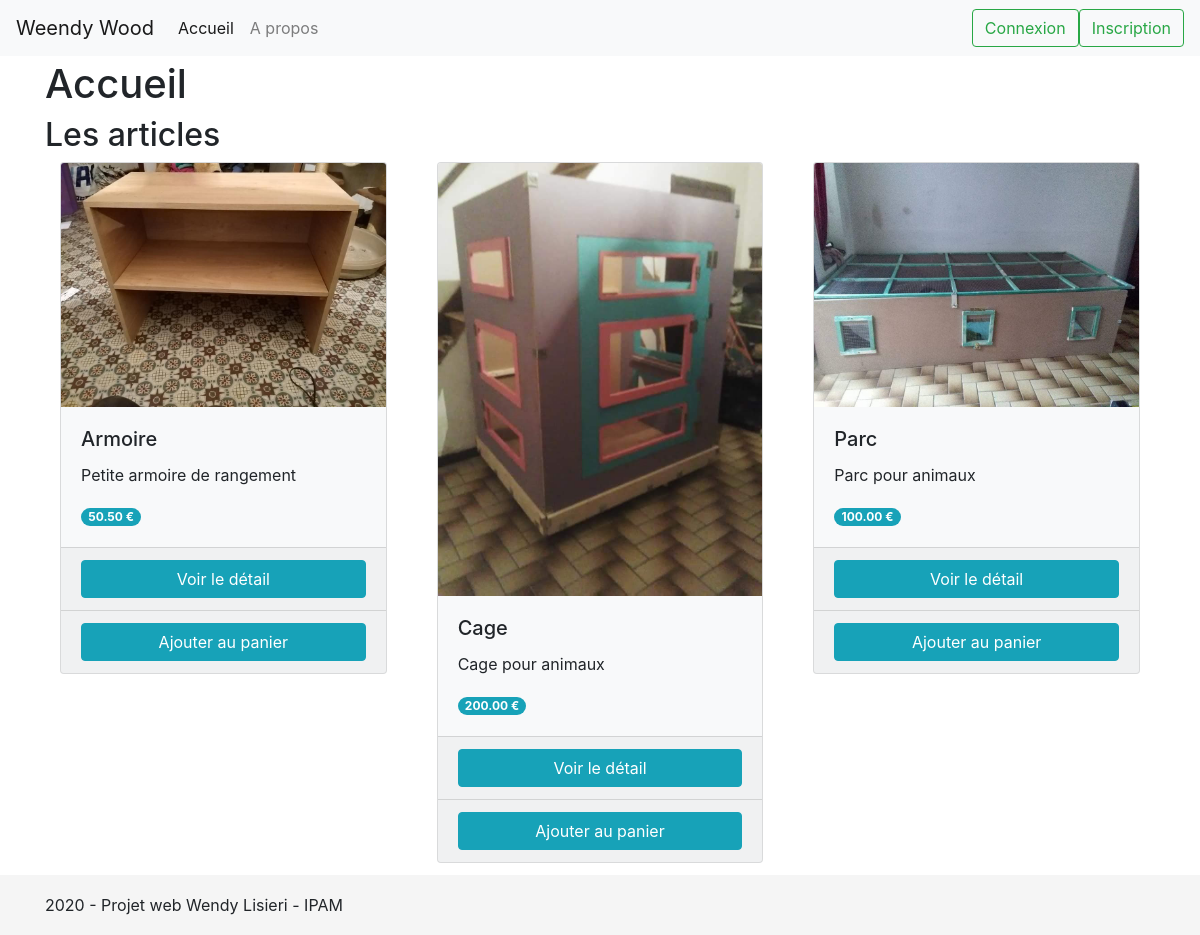
/, run on an earlier commit of the app's database.
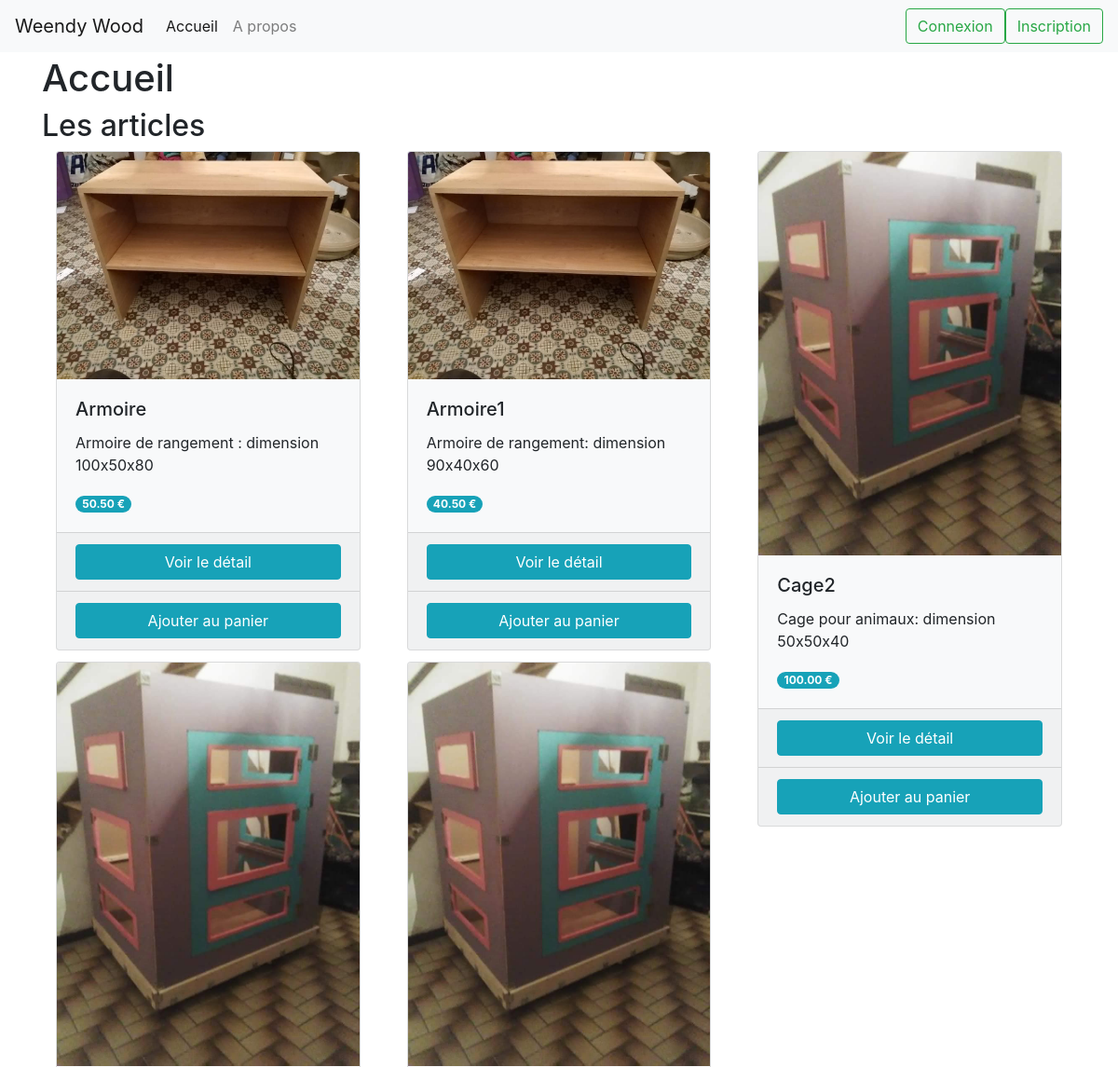
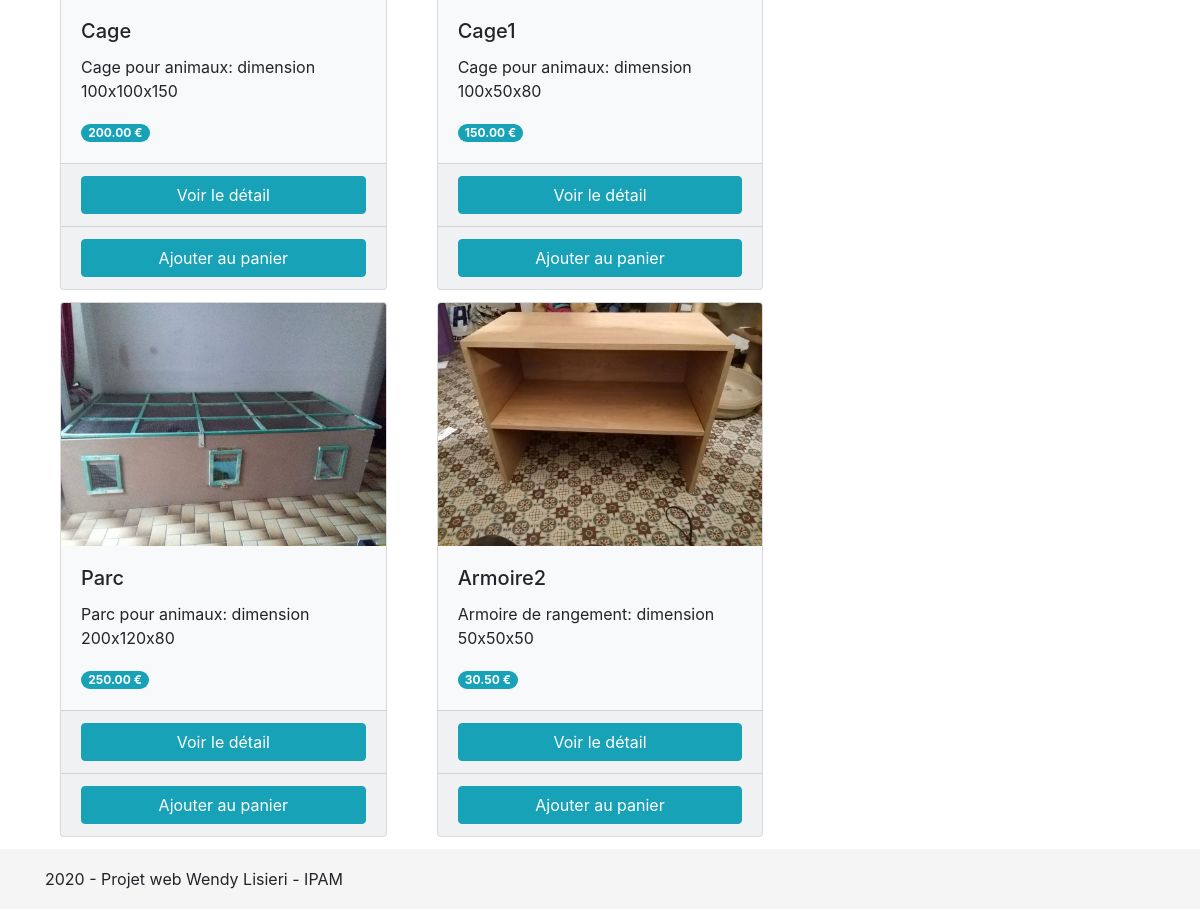
And on a later commit of the database (2 pictures, top to bottom).
### tables this page shows
CREATE TABLE articles (idArticle INT PRIMARY KEY AUTO_INCREMENT, nomArticle VARCHAR(255), prixArticle NUMERIC (10,2), descriptionArticle VARCHAR(500), nomImageArticle VARCHAR(255), isActive INT);

### controllers/welcome.php (called while the page is built)
<?php
require 'models/article.php';
$articles = getArticles();
include 'views/welcome.php';
?>

### models/article.php (called while the page is built, shortened)
<?php
function getArticles() {
    $db = getDb();
    $reponse = $db->query('SELECT * FROM articles');
    $donnees = $reponse->fetchAll();
    return $donnees;
}
?>

### views/articleWelcome.php (the view)
<?php if ($article['isActive'] == 1):?>
	<div class="container">
		<div class="card bg-light">
			<img class="card-img-top" src="/images/<?=$article['nomImageArticle']?>" alt="Card image cap">
			<div class="card-body">
				<h5 class="card-title"><?=$article['nomArticle']?></h5>
				<p class="card-text"><?=str_replace("-"," ", $article['descriptionArticle'])?></p>
				<span class="badge badge-pill badge-info"><?=$article['prixArticle']?> €</span>
			</div>
			<div class="card-footer container">
				<a href="<?= ROOT_PATH.'article/'.$article['urlArticle'] ?>" class="col btn btn-info add_cart">Voir le détail</a>
			</div>
			<div class="card-footer container">
				<a href="<?= ROOT_PATH.'panier/'.$article['idArticle'].'/ajouter' ?>" class="col btn btn-info add_cart">Ajouter au panier</a>
			</div>
		</div>
	</div>
<?php endif ?>

### views/welcome.php (shortened to what this page needs)
<h2>Les articles</h2>
<div class="card-columns">
    <?php foreach($articles as $article):?>
        <?php include 'articleWelcome.php';?>
    <?php endforeach;?>
</div>
<?php
$title = 'Accueil';
$content = ob_get_clean();
include 'includes/layout.php';
?>

### index.php (shortened to what this page needs)
<?php
$file = 'controllers/'.REQ_TYPE.'.php';
if(file_exists($file)){
    require $file;
    exit();
}
else {
    require 'controllers/404.php';
    exit();
}
?>

### views/includes/layout.php (shortened to what this page needs)
<!DOCTYPE html>
<html>
    <head>
        <link rel="stylesheet" href="https://maxcdn.bootstrapcdn.com/bootstrap/4.0.0/css/bootstrap.min.css">
        <link href="/css/sticky-footer-navbar.css" rel="stylesheet" type="text/css"></link>
    </head>
    <body>
        <?php include 'header.php' ?>
        <?php include 'content.php' ?>
        <?php include 'footer.php' ?>
    </body>
</html>

### views/includes/header.php (shortened to what this page needs)
<header class="navbar navbar-expand-lg navbar-light bg-light fixed-top">
	<a class="navbar-brand" href="/welcome">Weendy Wood</a>
	<div class="collapse navbar-collapse" id="navbarSupportedContent">
		<ul class="navbar-nav mr-auto">
			<li class="nav-item <?php if($title =='Accueil'){echo 'active';}?>">
				<a class="nav-link" href="<?= ROOT_PATH.'welcome'?>">Accueil <span class="sr-only">(current)</span></a>
			</li>
			<li class="nav-item <?php if($title =='A propos'){echo 'active';}?>">
				<a class="nav-link" href="<?= ROOT_PATH.'about'?>">A propos</a>
			</li>
		</ul>
		<?php if(empty($_SESSION['email'])):?>
			<a class="btn btn-outline-success" href="<?= ROOT_PATH.'formulaireClient//connexion'?>">Connexion</a>
			<a class="btn btn-outline-success" href="<?= ROOT_PATH.'formulaireClient//inscription'?>">Inscription</a>
		<?php endif?>
	</div>
</header>

### views/includes/content.php (shortened to what this page needs)
<div class="container">
<h1><?= $title ?></h1>
<?= $content ?>
</div>

### views/includes/footer.php
<footer class="footer">
    <div class="container">
        2020 - Projet web Wendy Lisieri - IPAM
    </div>
</footer>

### css/sticky-footer-navbar.css (style rules this page uses)
html { position: relative; min-height: 100%; }
body { margin-bottom: 60px; }
.footer { position: absolute; bottom: 0; width: 100%; height: 60px; line-height: 60px; background-color: #f5f5f5; }
body > .container { padding: 60px 15px 0; }
.footer > .container { padding-right: 15px; padding-left: 15px; }

What changed in the data, as far as the page shows it:
changed articles "Armoire": descriptionArticle "Petite armoire de rangement" → "Armoire de rangement : dimension 100x50x80"
changed articles "Cage": descriptionArticle "Cage pour animaux" → "Cage pour animaux: dimension 100x100x150"
changed articles "Parc": descriptionArticle "Parc pour animaux" → "Parc pour animaux: dimension 200x120x80"; prixArticle "100.00" → "250.00"
added articles: nomImageArticle (picture), nomArticle "Armoire1", descriptionArticle "Armoire de rangement: dimension 90x40x60", prixArticle "40.50"
added articles: nomImageArticle (picture), nomArticle "Cage1", descriptionArticle "Cage pour animaux: dimension 100x50x80", prixArticle "150.00"
added articles: nomImageArticle (picture), nomArticle "Armoire2", descriptionArticle "Armoire de rangement: dimension 50x50x50", prixArticle "30.50"
added articles: nomImageArticle (picture), nomArticle "Cage2", descriptionArticle "Cage pour animaux: dimension 50x50x40", prixArticle "100.00"
